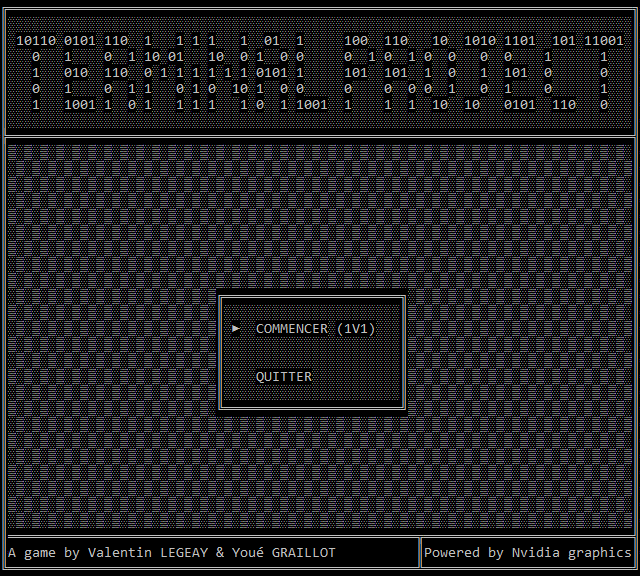

Tiled map render using the project's own tile images. Description and the map definition, with tile-layer contents summarised, below:
An orthogonal 80x36 tile map with 8x16 px tiles, 1 tile layer (Calque de Tile 1) and 13 objects (7x Blue, 2x Green, 2x Yellow, Dark_Green, Dark_Gray).

<map version="1.0" orientation="orthogonal" renderorder="left-up" width="80" height="36" tilewidth="8" tileheight="16" nextobjectid="17">
 <tileset firstgid="1" source="../../Tools/Texture.tsx" />
 <layer name="Calque de Tile 1" width="80" height="36">
  <data>[2880 cells, 2860 non-empty, 55 distinct tile ids]</data>
 </layer>
 <objectgroup name="Calque d'objets 1">
  <object id="1" name="Green" type="Green" x="0" y="0" width="640" height="144">
   <properties>
    <property name="filter" value="48" />
   </properties>
  </object>
  <object id="2" name="Dark_Green" type="Dark_Green" x="0" y="0" width="640" height="144">
   <properties>
    <property name="filter" value="47" />
   </properties>
  </object>
  <object id="5" name="Border" type="Blue" x="0" y="0" width="8" height="576" />
  <object id="6" name="Border" type="Blue" x="0" y="560" width="640" height="16" />
  <object id="7" name="Border" type="Blue" x="0" y="0" width="640" height="16" />
  <object id="8" name="Border" type="Blue" x="632" y="0" width="8" height="576" />
  <object id="9" name="Border" type="Blue" x="416" y="528" width="8" height="48" />
  <object id="10" name="Border" type="Blue" x="0" y="528" width="640" height="16" />
  <object id="11" name="Green" type="Green" x="512" y="544" width="48" height="16" />
  <object id="13" name="Yellow" type="Yellow" x="88" y="544" width="120" height="16" />
  <object id="14" name="Border" type="Blue" x="0" y="128" width="640" height="16" />
  <object id="15" name="Dots" type="Dark_Gray" x="8" y="16" width="624" height="512">
   <properties>
    <property name="filter" value="175,176,177" />
   </properties>
  </object>
  <object id="16" name="Yellow" type="Yellow" x="232" y="544" width="104" height="16" />
 </objectgroup>
</map>
